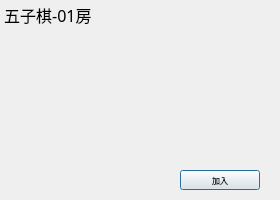
<?xml version="1.0" encoding="UTF-8"?>
<ui version="4.0">
 <class>RoomItem</class>
 <widget class="QDialog" name="RoomItem">
  <property name="geometry">
   <rect>
    <x>0</x>
    <y>0</y>
    <width>280</width>
    <height>200</height>
   </rect>
  </property>
  <property name="minimumSize">
   <size>
    <width>280</width>
    <height>200</height>
   </size>
  </property>
  <property name="maximumSize">
   <size>
    <width>280</width>
    <height>200</height>
   </size>
  </property>
  <property name="windowTitle">
   <string>Dialog</string>
  </property>
  <property name="windowIcon">
   <iconset resource="resource.qrc">
    <normaloff>:/tx/6.png</normaloff>:/tx/6.png</iconset>
  </property>
  <widget class="QPushButton" name="pushButton">
   <property name="geometry">
    <rect>
     <x>180</x>
     <y>170</y>
     <width>80</width>
     <height>20</height>
    </rect>
   </property>
   <property name="font">
    <font>
     <family>微软雅黑</family>
     <pointsize>6</pointsize>
    </font>
   </property>
   <property name="text">
    <string>加入</string>
   </property>
  </widget>
  <widget class="QLabel" name="lb_tittle">
   <property name="geometry">
    <rect>
     <x>0</x>
     <y>0</y>
     <width>291</width>
     <height>30</height>
    </rect>
   </property>
   <property name="minimumSize">
    <size>
     <width>0</width>
     <height>30</height>
    </size>
   </property>
   <property name="maximumSize">
    <size>
     <width>16777215</width>
     <height>30</height>
    </size>
   </property>
   <property name="font">
    <font>
     <family>微软雅黑</family>
     <pointsize>12</pointsize>
    </font>
   </property>
   <property name="text">
    <string> 五子棋-01房</string>
   </property>
  </widget>
  <widget class="QLabel" name="lb_palyer1">
   <property name="geometry">
    <rect>
     <x>50</x>
     <y>60</y>
     <width>71</width>
     <height>81</height>
    </rect>
   </property>
   <property name="text">
    <string/>
   </property>
   <property name="pixmap">
    <pixmap resource="resource.qrc">:/icon/slotwait.png</pixmap>
   </property>
   <property name="scaledContents">
    <bool>true</bool>
   </property>
  </widget>
  <widget class="QLabel" name="lb_player2">
   <property name="geometry">
    <rect>
     <x>180</x>
     <y>60</y>
     <width>71</width>
     <height>81</height>
    </rect>
   </property>
   <property name="text">
    <string/>
   </property>
   <property name="pixmap">
    <pixmap resource="resource.qrc">:/icon/slotwait.png</pixmap>
   </property>
   <property name="scaledContents">
    <bool>true</bool>
   </property>
  </widget>
 </widget>
 <resources>
  <include location="resource.qrc"/>
 </resources>
 <connections/>
</ui>
